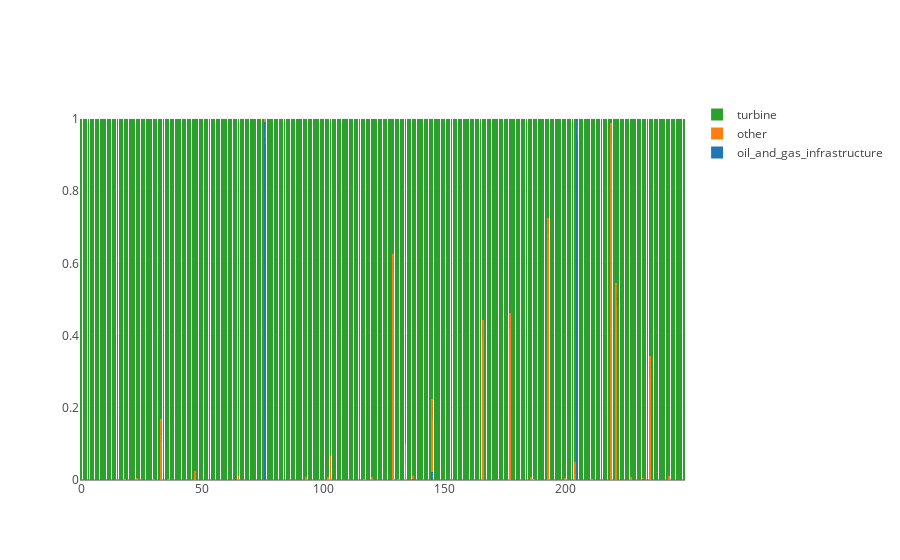

Write notebook code for a chart like this one.
### Markdown cell above
### Kari Plot "turbine"

### Code cell
utils.kari_plot(preds[250:], short_validation_filenames[250:])

### Figure 1 — Plotly figure (JSON) as saved in the notebook; plotly's stock layout.template omitted (floating-point values rounded to 4 significant figures; data arrays with more than 128 entries replaced by an {"elided": "..."} marker saying what was removed)
{"data": [{"name": "oil_and_gas_infrastructure", "text": {"elided": "250 str values"}, "type": "bar", "x": {"elided": "250 int values"}, "y": {"elided": "250 float values"}}, {"name": "other", "text": {"elided": "250 str values"}, "type": "bar", "x": {"elided": "250 int values"}, "y": {"elided": "250 float values"}}, {"name": "turbine", "text": {"elided": "250 str values"}, "type": "bar", "x": {"elided": "250 int values"}, "y": {"elided": "250 float values"}}], "layout": {"barmode": "stack"}}
